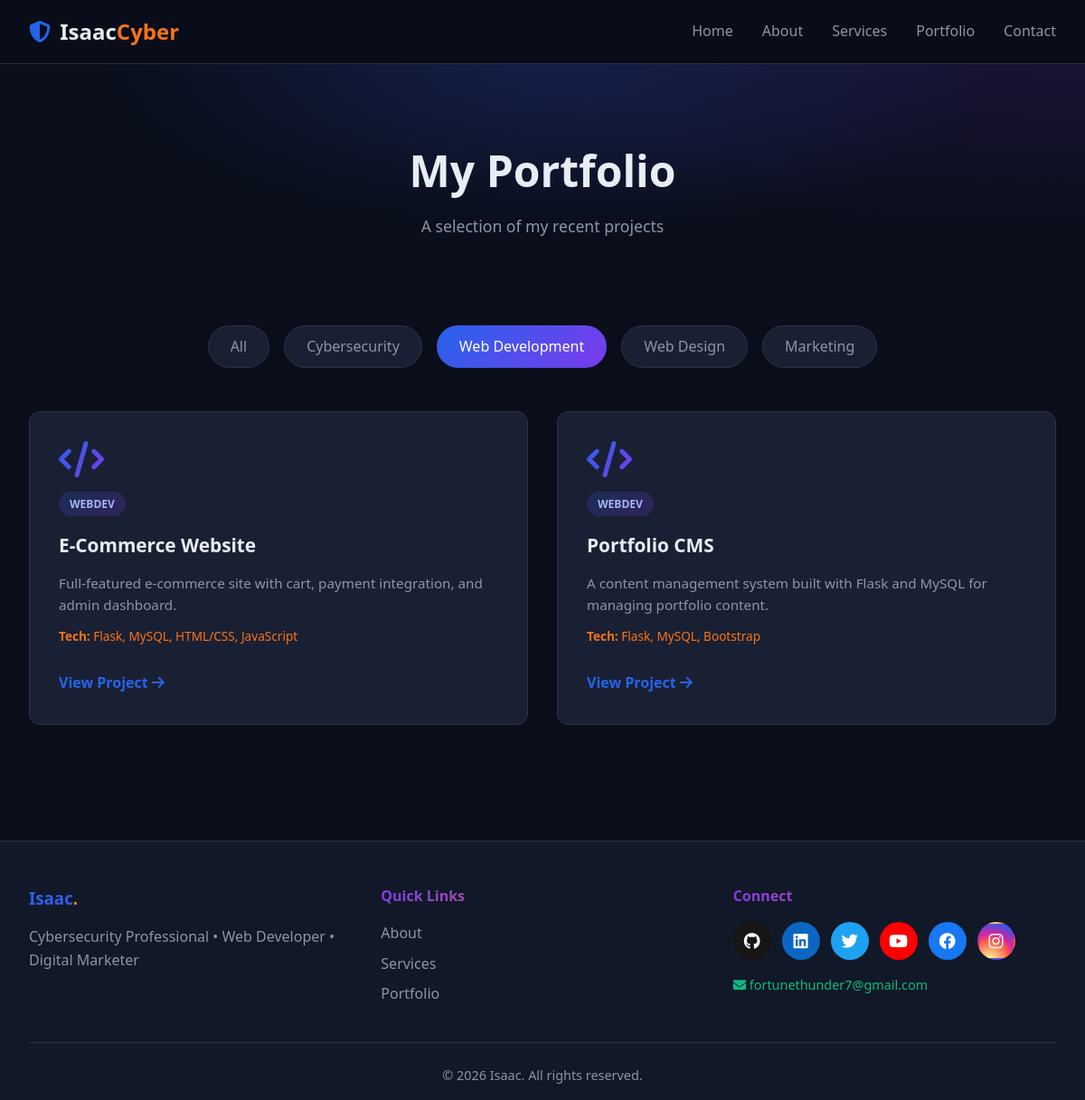
Screenshot of /portfolio?category=webdev with the database file from the repository.
### app.py (models this page shows, shortened)
class Project(db.Model):
    id = db.Column(db.Integer, primary_key=True)
    title = db.Column(db.String(200), nullable=False)
    description = db.Column(db.Text, nullable=False)
    category = db.Column(db.String(50))
    tech_stack = db.Column(db.String(200))
    link = db.Column(db.String(300))

### app.py (the view)
@app.route('/portfolio')
def portfolio():
    category = request.args.get('category', 'all')
    if category == 'all':
        projects = Project.query.all()
    else:
        projects = Project.query.filter_by(category=category).all()
    return render_template('portfolio.html', projects=projects, selected=category)

### templates/portfolio.html (shortened to what this page needs)
{% extends 'base.html' %}
{% block content %}
<section class="page-header">
    <h1>My Portfolio</h1>
    <p>A selection of my recent projects</p>
</section>
<section class="portfolio-section">
    <div class="filter-buttons">
        <a href="{{ url_for('portfolio', category='all') }}"
           class="filter-btn {% if selected == 'all' %}active{% endif %}">All</a>
        <a href="{{ url_for('portfolio', category='cybersecurity') }}"
           class="filter-btn {% if selected == 'cybersecurity' %}active{% endif %}">Cybersecurity</a>
        <a href="{{ url_for('portfolio', category='webdev') }}"
           class="filter-btn {% if selected == 'webdev' %}active{% endif %}">Web Development</a>
        <a href="{{ url_for('portfolio', category='webdesign') }}"
           class="filter-btn {% if selected == 'webdesign' %}active{% endif %}">Web Design</a>
        <a href="{{ url_for('portfolio', category='marketing') }}"
           class="filter-btn {% if selected == 'marketing' %}active{% endif %}">Marketing</a>
    </div>
    <div class="projects-grid">
        {% for project in projects %}
        <div class="project-card">
            <div class="project-icon">
                {% if project.category == 'cybersecurity' %}
                    <i class="fas fa-shield-halved"></i>
                {% elif project.category == 'webdev' %}
                    <i class="fas fa-code"></i>
                {% elif project.category == 'webdesign' %}
                    <i class="fas fa-paint-brush"></i>
                {% else %}
                    <i class="fas fa-bullhorn"></i>
                {% endif %}
            </div>
            <span class="project-tag">{{ project.category }}</span>
            <h3>{{ project.title }}</h3>
            <p>{{ project.description }}</p>
            <p class="tech-stack"><strong>Tech:</strong> {{ project.tech_stack }}</p>
            <a href="{{ project.link }}" class="project-link">View Project <i class="fas fa-arrow-right"></i></a>
        </div>
        {% else %}
        <p class="no-projects">No projects found in this category.</p>
        {% endfor %}
    </div>
</section>
{% endblock %}

### static/css/style.css (style rules this page uses)
:root { --primary: #2563eb; --primary-dark: #1d4ed8; --purple: #7c3aed; --orange: #f97316; --green: #10b981; --dark: #0a0e1a; --dark-2: #111827; --card: #1a2033; --text: #e6edf3; --text-muted: #8b96a8; --border: #2a3348; }
* { margin: 0; padding: 0; box-sizing: border-box; }
body { font-family: 'Segoe UI', Tahoma, sans-serif; background: var(--dark); color: var(--text); line-height: 1.6; }
a { color: inherit; text-decoration: none; }
section { padding: 4rem 2rem; }
.cards-grid, .projects-grid { max-width: 1200px; margin: 0 auto; display: grid; grid-template-columns: repeat(auto-fit, minmax(260px, 1fr)); gap: 2rem; }
.card, .project-card { background: var(--card); padding: 2rem; border-radius: 12px; border: 1px solid var(--border); transition: all 0.3s; position: relative; overflow: hidden; }
.card::before, .project-card::before { content: ''; position: absolute; top: 0; left: 0; width: 100%; height: 3px; background: linear-gradient(90deg, var(--primary), var(--purple), var(--orange)); transform: scaleX(0); transform-origin: left; transition: transform 0.3s; }
.card i, .project-icon i { font-size: 2.5rem; background: linear-gradient(135deg, var(--primary), var(--purple)); -webkit-background-clip: text; background-clip: text; color: transparent; margin-bottom: 1rem; }
.card h3, .project-card h3 { margin-bottom: 0.75rem; font-size: 1.3rem; }
.card p, .project-card p { color: var(--text-muted); font-size: 0.95rem; }
.page-header { text-align: center; padding: 5rem 2rem 2rem; background: radial-gradient(ellipse at top, rgba(37, 99, 235, 0.18), transparent 60%), radial-gradient(ellipse at top right, rgba(124, 58, 237, 0.12), transparent 60%); }
.page-header h1 { font-size: 3rem; margin-bottom: 0.5rem; }
.page-header p { color: var(--text-muted); font-size: 1.1rem; }
.portfolio-section { max-width: 1200px; margin: 0 auto; }
.filter-buttons { display: flex; gap: 1rem; justify-content: center; margin-bottom: 3rem; flex-wrap: wrap; }
.filter-btn { padding: 0.6rem 1.5rem; border-radius: 30px; background: var(--card); border: 1px solid var(--border); color: var(--text-muted); transition: 0.3s; font-weight: 500; }
.filter-btn.active { background: linear-gradient(135deg, var(--primary), var(--purple)); color: #fff; border-color: transparent; }
.project-tag { display: inline-block; background: linear-gradient(135deg, rgba(37,99,235,0.2), rgba(124,58,237,0.2)); color: #a5b4fc; padding: 0.25rem 0.75rem; border-radius: 20px; font-size: 0.75rem; font-weight: 600; text-transform: uppercase; margin-bottom: 1rem; }
.tech-stack { margin: 0.75rem 0; font-size: 0.85rem !important; color: var(--orange) !important; }
.project-link { color: var(--primary); font-weight: 600; display: inline-block; margin-top: 1rem; transition: 0.3s; }

### rows the page displays
Project: category "WEBDEV", title "E-Commerce Website", description "Full-featured e-commerce site with cart, payment integration, and admin dashboard.", tech_stack "Flask, MySQL, HTML/CSS, JavaScript"
Project: category "WEBDEV", title "Portfolio CMS", description "A content management system built with Flask and MySQL for managing portfolio content.", tech_stack "Flask, MySQL, Bootstrap"
